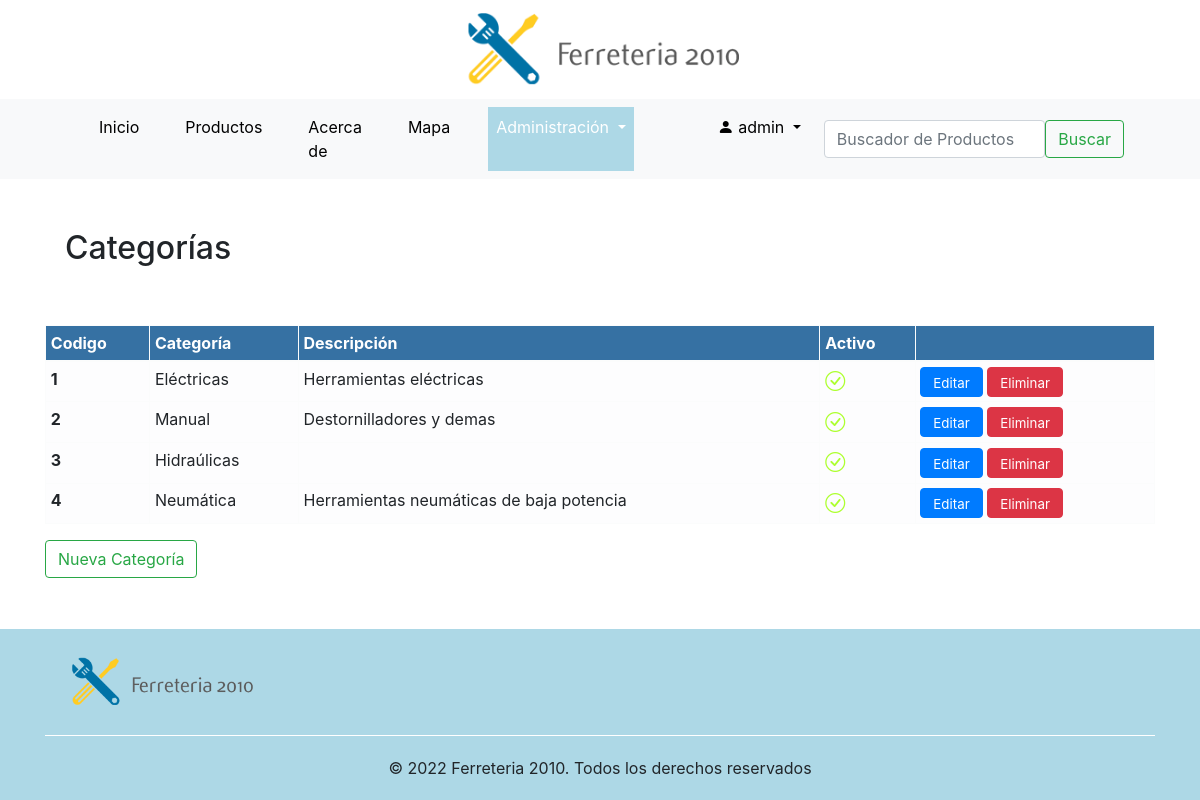
Page /categorias/tipos/ (signed in) on the committed database.
### categorias/models.py (models this page shows, shortened)
class Tipo(models.Model):
    categoria = models.CharField(max_length=100, unique=True)
    descripcion = models.CharField(max_length=200, blank=True, default='')
    active = models.BooleanField(default=True)
    class Meta:
        verbose_name = 'Tipo'
        verbose_name_plural = 'Tipos'

### categorias/views.py (the view)
# urls.py: path('tipos/', list_tipo, name='tipos'),
def list_tipo(request):
    if request.user.is_authenticated:
        tipos = Tipo.objects.all().order_by('id')
        context = paginator(request, tipos, 6)
        return render(request, 'categorias/tipos.html', context=context)
    else:
        return redirect('index')

### django_base/functions.py (called while the page is built)
def usuario_logueado(request):
    if request.user.is_authenticated:
        username  = request.user.username
        id_usuario = User.objects.filter(username__icontains = username).values('id')
        lista_grupo = list(Group.objects.filter(user__in = id_usuario).values_list('name', flat=True))
        for grupo in lista_grupo:
            if grupo == 'Ferreteria':
                return True
            else:
                return False
    else:
        return False

def paginator(request, object, item):
    grupo = usuario_logueado(request)
    pag = request.GET.get('page', 1)
    paginator = Paginator(object, item)
    try:
        resultados = paginator.page(pag)
    except PageNotAnInteger:
        resultados = paginator.page(1)
    except EmptyPage:
        resultados = paginator.page(paginator.num_pages)
    context = {'object_list':resultados, 'grupo':grupo}
    return context

### templates/categorias/tipos.html (shortened to what this page needs)
{% extends 'base.html' %}
{% load static %}
{% block nav_administracion_activo %}active{% endblock %}
{% block contenido %}
<div class="titulo_seccion"><h2>Categorías</h2></div>
<div class="table-responsive-xl">
<table class="table table-hover table-light table-bordered table-sm" width="Auto">
    <thead>
      <tr>
        <th scope="col">Codigo</th>
        <th scope="col">Categoría</th>
        <th scope="col">Descripción</th>
        <th scope="col">Activo</th>
        <th scope="col"></th>
      </tr>
    </thead>
    <tbody>
        {% for tipo in object_list %}
            <tr>
            <th scope="row">{{tipo.id}}</th>
            <td>{{ tipo.categoria }}</td>
            <td>{{tipo.descripcion}}</td>
            {% if tipo.active == True %}
                <td style="width: Auto; font-size: small"><i class="bi bi-check-circle" style="text-align:right; font-size:20px; color:greenyellow"></i></td>
            {% else %}
                <td style="width: Auto; font-size: small"><i class="bi bi-x-circle" style="text-align:right; font-size:20px; color:red"></i></td>
            {% endif %}
            <td>
                <a href="/categorias/update-tipo/{{tipo.id}}" class="btn btn-primary" style="width: Auto; height: 30px ;font-size: smaller">Editar</a>
                <a href="/categorias/delete-tipo/{{tipo.id}}" class="btn btn-danger" style="width: Auto; height: 30px; font-size: smaller">Eliminar</a></td>
            </tr>
        {% endfor%}
    </tbody>
  </table>
</div class="text-right">
  <a href="/categorias/create-tipo" class="btn btn-outline-success">Nueva Categoría </a>
</div>
{% endblock %}

### templates/base.html (shortened to what this page needs)
<!DOCTYPE html>
<html lang="en">
<head>
    {% load static %}
    <link rel="stylesheet" href="https://cdn.jsdelivr.net/npm/bootstrap@4.6.1/dist/css/bootstrap.min.css">
    <link rel="stylesheet" href="https://cdn.jsdelivr.net/npm/bootstrap-icons@1.8.3/font/bootstrap-icons.css">
    <link rel="stylesheet" href="{% static 'assets/css/custom.css' %}">
  </head>
<body>
  <div class="logo"><a href="\" style="cursor: auto;"><img src="{% static 'assets/images/logo.png' %}" alt="Ferreteria 2010" width="300px"></a></div>
  <header style="background-color:#f8f9fa">
    <div class="container" >
        <nav class="navbar navbar-expand-lg bg-light">
            <div class="container-fluid">
              <div class="collapse navbar-collapse" id="navbarSupportedContent">
                <ul class="navbar-nav me-auto mb-2 mb-lg-0">
                  <li class="nav-item {% block nav_inicio_activo %}{% endblock %}">
                    <a class="nav-link" aria-current="page" href="\">Inicio</a>
                  </li>
                  <li class="nav-item {% block nav_productos_activo %}{% endblock %}">
                    <a class="nav-link" href="/productos/">Productos</a>
                  </li>
                  <li class="nav-item {% block nav_about_activo %}{% endblock %}">
                    <a class="nav-link" aria-current="page" href="/about">Acerca de</a>
                  </li>
                  <li class="nav-item {% block nav_map_activo %}{% endblock %}">
                    <a class="nav-link" aria-current="page" href="/map">Mapa</a>
                  </li>
                  {% if grupo == True %}
                  <li class="nav-item dropdown {% block nav_administracion_activo %}{% endblock %}">
                    <a class="nav-link dropdown-toggle" href="#" id="navbarDropdown" role="button" data-bs-toggle="dropdown" aria-expanded="false">
                      Administración
                    </a>
                  </li>
                  {% endif %}
                  {% if request.user.is_authenticated %}
                  <li class="nav-item {% block nav_usuario %}{% endblock %}">
                    <a class="nav-link" href="/accounts/profile/"></a>
                  </li>
                  <li class="nav-item dropdown {% block nav_usuario_activo %}{% endblock %}">
                    <a class="nav-link dropdown-toggle" href="#" id="navbarDropdown" role="button" data-bs-toggle="dropdown" aria-expanded="false">
                       <i class="bi bi-person-fill"></i> {{request.user.username}}
                    </a>
                  </li>
                  {% else %}
                  <li class="nav-item {% block nav_login_activo %}{% endblock %}">
                    <a class="nav-link" href="/accounts/login/">Iniciar Sesión</a>
                  </li>
                  {% endif %}
                </ul>
              </div>
              <div>
                <form class="d-flex" role="search" action = "/productos/search-product/" method="GET">
                  <input class="form-control me-2" type="text" placeholder="Buscador de Productos" aria-label="Search"  name = 'search'>
                  <button class="btn btn-outline-success" type="submit">Buscar</button>
                </form>
              </div>
            </div>
        </nav>
    </div>
  </header>
  <div class="container" style="overflow: hidden; min-height: 400px;">
    {% block contenido %}
    {% endblock %}
  <footer class="footer">
    <div class="container">
      <div class="row align-items-start" style="margin: 20px 0px;">
        <div class="col">
          <img src="{% static 'assets/images/logo.png' %}" alt="Ferreteria 2010" width="200px">
        </div>
      </div>
      <div style="text-align: center; padding: 20px 0px; border-top: 1px solid #fff;">
        © 2022  Ferreteria 2010. Todos los derechos reservados
      </div>
    </div>
  </footer>
</body>
</html>

### productos/static/assets/css/custom.css (style rules this page uses)
.titulo_seccion { border-radius: 1px solid #cecece; padding: 20px; margin: 30px 0px; }
.logo { width: 100%; text-align: center; }
.navbar-nav .active { background-color:lightblue; }
.navbar-nav li { margin: 0px 15px }
.navbar-nav a { color: #000; }
.navbar-nav .active a { color: #fff; }
.footer { background-color:lightblue; overflow: hidden; margin-top: 50px; }
.row { margin: 40px 10px; }
.table-bordered { border: 1px solid #000 !important; }
.table-bordered thead { background-color: #3671a3; color: #fff; }

### rows in the picture
Tipo: id "1", categoria "Eléctricas", descripcion "Herramientas eléctricas", active True (drawn)
Tipo: id "2", categoria "Manual", descripcion "Destornilladores y demas", active True (drawn)
Tipo: id "3", categoria "Hidraúlicas", active True (drawn)
Tipo: id "4", categoria "Neumática", descripcion "Herramientas neumáticas de baja potencia", active True (drawn)

### other values in the picture
{{ request.user.username }} "admin"
